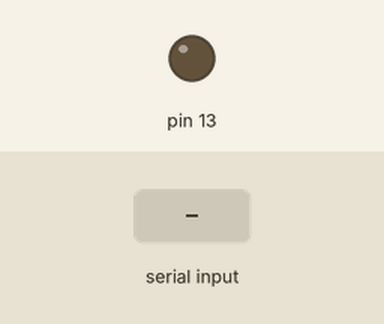
This sketch was run on a simulated Arduino Uno, built with avr-gcc and run on an emulated ATmega328P. Parts: output pins drawn as LEDs (lit = HIGH). Inputs (shaded band) come from the test bench.

Above: at 1.2 s.
1.3 s: "a" received over Serial
At 2.9 s:
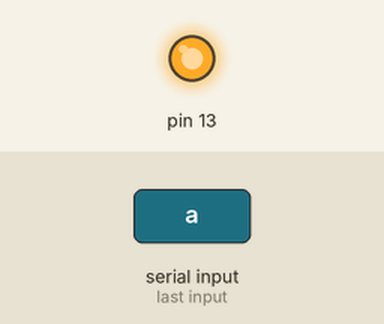
4.3 s: "b" received over Serial
At 11.8 s:
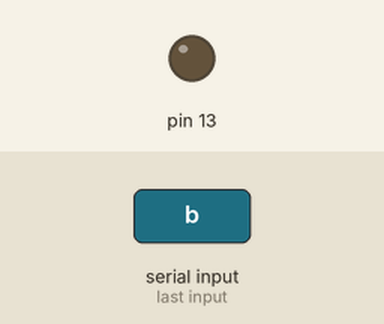
Timing chart, 0 to 13.3 s (numbered marks = the images above; inputs shaded):
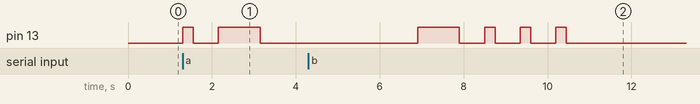

Measured:
- after the input at 1.3 s, pin 13: LOW → HIGH at once, → LOW 0.25 s later, → HIGH 0.60 s later, → LOW 1.0 s later
- after the input at 4.3 s, pin 13: LOW → HIGH after 2.6 s, then repeats every 0.85 s: LOW 0.60 s, HIGH 0.25 s, until it stays LOW from 10.5 s

The sketch:

morse.ino
```cpp
#include "Morse.h"

String str="";    //每一个字符对应的Morse电码表示
void transform(int n) //转化函数，根据读取的ASCII码转化为Morse电码表示
{
  switch(n)
  {
    case 97:str="*-  ";break;//a
    case 98:str="-***";break;//b
    case 99:str="-*-*";break;//c
    case 100:str="-** ";break;//d
    case 101:str="*   ";break;//e
    case 102:str="**-*";break;//f
    case 103:str="--* ";break;//g
    case 104:str="****";break;//h
    case 105:str="**  ";break;//i
    case 106:str="*---";break;//j
    case 107:str="-*- ";break;//k
    case 108:str="*-**";break;//l
    case 109:str="--  ";break;//m
    case 110:str="-*  ";break;//n
    case 111:str="--- ";break;//o
    case 112:str="*--*";break;//p
    case 113:str="--*-";break;//q
    case 114:str="*-* ";break;//r
    case 115:str="*** ";break;//s
    case 116:str="-   ";break;//t
    case 117:str="**- ";break;//u
    case 118:str="***-";break;//v
    case 119:str="*-- ";break;//w
    case 120:str="-**-";break;//x
    case 121:str="-*--";break;//y
    case 122:str="--**";break;//z
    case 32:str="*-*-";break;//空格
    case 10:str="----";break;//回车
    default:break;
  }
}
Morse morse(13);
void setup() {
  // put your setup code here, to run once:
  Serial.begin(9600);//设置波特率为9600
}

void loop() {
  while(Serial.available()>0)
  {
    transform(Serial.read());   //转化ASCII码为Morse电码
    int i=0;
    for(i=0;i<4;i++)
    {
      if(str[i]=='*')
      morse.dot();       //短亮
      if(str[i]=='-')
      morse.dash();      //长亮
      delay(350);         //Morse电码之间的间隔
    }
    delay(350*7);          //字符与字符之间间隔
    str="";
  }
}
```

Morse.cpp
```cpp
#include "Arduino.h"
#include "Morse.h"

Morse::Morse(int pin)
{
  pinMode(pin,OUTPUT);
  _pin=pin;
}

void Morse::dot()
{
  digitalWrite(_pin,HIGH);
  delay(250);
  digitalWrite(_pin,LOW);
  delay(250);
}

void Morse::dash()
{
  digitalWrite(_pin,HIGH);
  delay(1000);
  digitalWrite(_pin,LOW);
  delay(250);
}

void Morse::c_space()
{
  delay(250*3);
}

void Morse::w_space()
{
 delay(250*7);
}
```

Morse.h
```cpp
#ifndef _MORSE_H
#define _MORSE_H
class Morse
{
  public:
    Morse(int pin);
    void dot();
    void dash();
    void c_space();
    void w_space();
  private:
    int _pin;
};
#endif /*_MORSE_H*/
```
